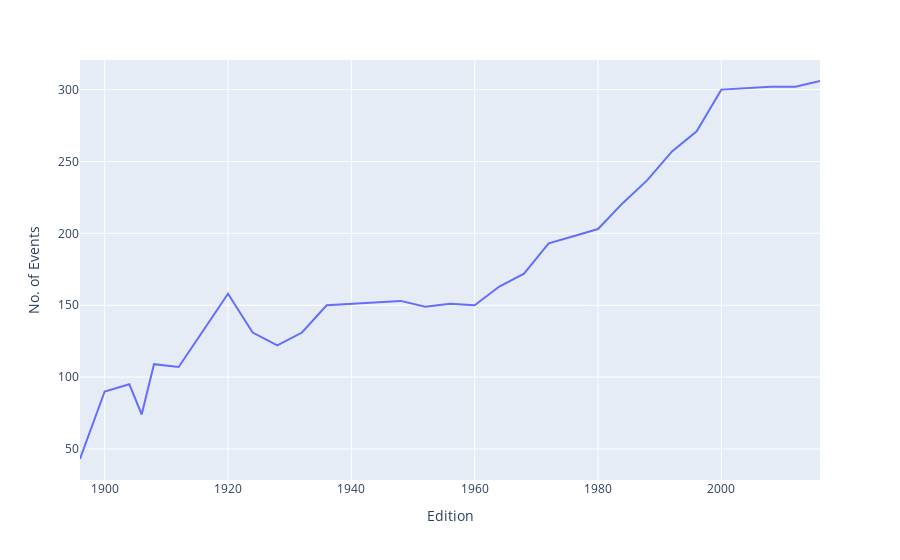

Write notebook code for a chart like this one.
### Code cell
events_over_time = df3.drop_duplicates(['Year', 'Event'])['Year'].value_counts().reset_index().sort_values('Year')
events_over_time.rename(columns={'Year':'Edition', 'count':'No. of Events'}, inplace= True)
fig = px.line(events_over_time, x= 'Edition', y= 'No. of Events')
fig.show()

### Figure 1 — Plotly figure (JSON) as saved in the notebook; plotly's stock layout.template omitted (floating-point values rounded to 4 significant figures)
{"data": [{"hovertemplate": "Edition=%{x}<br>No. of Events=%{y}<extra></extra>", "legendgroup": "", "line": {"color": "#636efa", "dash": "solid"}, "marker": {"symbol": "circle"}, "mode": "lines", "name": "", "orientation": "v", "showlegend": false, "type": "scatter", "x": [1896, 1900, 1904, 1906, 1908, 1912, 1920, 1924, 1928, 1932, 1936, 1948, 1952, 1956, 1960, 1964, 1968, 1972, 1976, 1980, 1984, 1988, 1992, 1996, 2000, 2004, 2008, 2012, 2016], "xaxis": "x", "y": [43, 90, 95, 74, 109, 107, 158, 131, 122, 131, 150, 153, 149, 151, 150, 163, 172, 193, 198, 203, 221, 237, 257, 271, 300, 301, 302, 302, 306], "yaxis": "y"}], "layout": {"autosize": true, "legend": {"tracegroupgap": 0}, "margin": {"t": 60}, "xaxis": {"anchor": "y", "autorange": true, "domain": [0, 1], "range": [1896, 2016], "title": {"text": "Edition"}, "type": "linear"}, "yaxis": {"anchor": "x", "autorange": true, "domain": [0, 1], "range": [28.39, 320.6], "title": {"text": "No. of Events"}, "type": "linear"}}}
